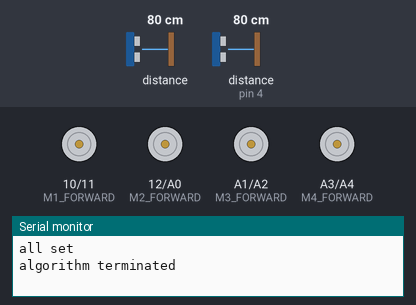
Recording of a sketch running on a simulated Arduino Uno, built with avr-gcc and run on an emulated ATmega328P. Shown: motor-driver pin pairs drawn as motors (green arrow = first pin HIGH = forward, orange = second pin HIGH = backward, longer = more drive), the last lines printed to the serial monitor. The inputs (shaded band) are chosen by the test bench; at power-on: distance to the obstacle 80 cm, distance to the obstacle (sensor on pin 4) 80 cm. The echo pulse lasts 58.3 µs per cm.

Above: at 4.8 s.
4.9 s: distance to the obstacle (sensor 0) set to 2 cm
At 8.7 s:
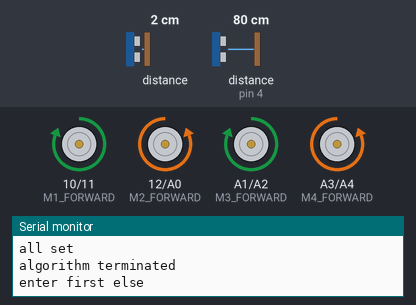
At 16.5 s:
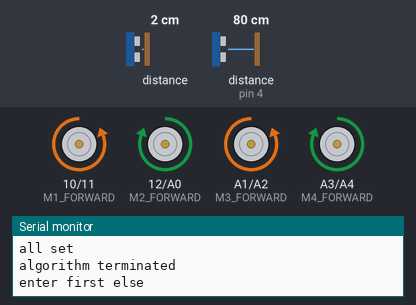
20.2 s: distance to the obstacle (sensor on pin 4) set to 4 cm
27.3 s: distance to the obstacle (sensor on pin 4) set to 2 cm
At 31.7 s:
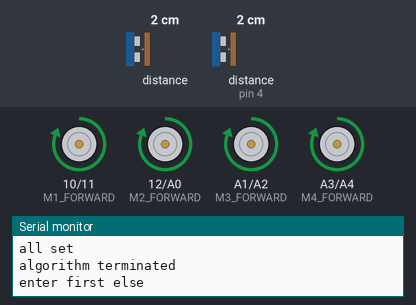
Timing chart, 0 to 37.3 s (numbered marks = the images above; inputs shaded):
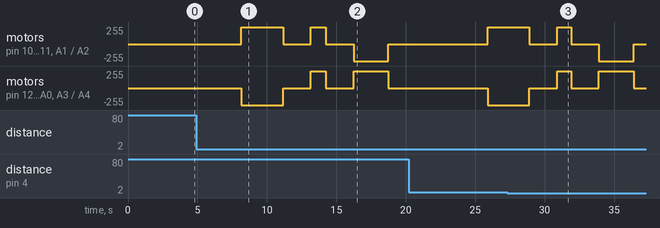

The sketch:

centro_007.ino
```cpp
#include <NewPing.h>

//PIN CONFIGURATION FOR ULTRASONIC SENSOR
#define X_TRIGGER_PIN  2
#define X_ECHO_PIN     4

#define Y_TRIGGER_PIN  7
#define Y_ECHO_PIN     8

#define XD_TRIGGER_PIN  13
#define XD_ECHO_PIN     0

#define YD_TRIGGER_PIN  1
#define YD_ECHO_PIN     A5

//MOTOR DRIVER PIN CONFIGURATION
#define M1_FORWARD 10
#define M1_BACKWARD 11

#define M2_FORWARD 12
#define M2_BACKWARD A0

#define M3_FORWARD  A1
#define M3_BACKWARD A2

#define M4_FORWARD A3
#define M4_BACKWARD A4

//MAXIMUM DISTANCE FOR ULTARSONIC SENSOR
#define MAX_DISTANCE 4000

//PARAMETERS
float X_PING_DISTACE;
float Y_PING_DISTACE;
float XD_PING_DISTACE;
float YD_PING_DISTACE;

int W0 = 1000;
int W = 0;
int DW = 0;

//INTERNAL PARAMETERS
int X_OFFSET = 12;
int Y_OFFSET = 20;

//ultrasnoic oject creation
NewPing sonar_X(X_TRIGGER_PIN, X_ECHO_PIN, MAX_DISTANCE);
NewPing sonar_Y(Y_TRIGGER_PIN, Y_ECHO_PIN, MAX_DISTANCE);
NewPing sonar_XD(XD_TRIGGER_PIN, XD_ECHO_PIN, MAX_DISTANCE);
NewPing sonar_YD(YD_TRIGGER_PIN, YD_ECHO_PIN, MAX_DISTANCE);


void setup() {
  Serial.begin(115200);
  //MOTOR DRIVER PIN CONFIGURATION
  pinMode(M1_FORWARD,OUTPUT);
  pinMode(M1_BACKWARD,OUTPUT);

  pinMode(M2_FORWARD,OUTPUT);
  pinMode(M2_BACKWARD,OUTPUT);

  pinMode(M3_FORWARD,OUTPUT);
  pinMode(M3_BACKWARD,OUTPUT);

  pinMode(M4_FORWARD,OUTPUT);
  pinMode(M4_BACKWARD,OUTPUT);

  //MOTOR DRIVER INITIAL CONDITION
  digitalWrite(M1_FORWARD,LOW);
  digitalWrite(M1_BACKWARD,LOW);

  digitalWrite(M2_FORWARD,LOW);
  digitalWrite(M2_BACKWARD,LOW);

  digitalWrite(M3_FORWARD,LOW);
  digitalWrite(M3_BACKWARD,LOW);

  digitalWrite(M4_FORWARD,LOW);
  digitalWrite(M4_BACKWARD,LOW);

  Serial.println("all set");

}

void loop() {

  //step_1_calulate_all_distance
  delay(1000);
  X_PING_DISTACE = sonar_X.ping_cm();
  delay(1000);
  XD_PING_DISTACE = sonar_XD.ping_cm();
  delay(1000);

  //step_2_check__X_Y_XD_YD
  if (X_PING_DISTACE == XD_PING_DISTACE){

    Serial.println("algorithm terminated");

  } else {
    //centroid algorthm part
    //setting X COORDINATE
    Serial.println("enter first else");

    if(XD_PING_DISTACE > X_PING_DISTACE){
      Serial.println("enter condition if");
      while(!(XD_PING_DISTACE <= X_PING_DISTACE) ){
        Serial.println("enter loop");

        //stop engin
        digitalWrite(M1_FORWARD,LOW);
        digitalWrite(M1_BACKWARD,LOW);

        digitalWrite(M2_FORWARD,LOW);
        digitalWrite(M2_BACKWARD,LOW);

        digitalWrite(M3_FORWARD,LOW);
        digitalWrite(M3_BACKWARD,LOW);

        digitalWrite(M4_FORWARD,LOW);
        digitalWrite(M4_BACKWARD,LOW);
        delay(2000);

        //calculate_weigth
        int Temp_w = 0;
        Temp_w = (X_PING_DISTACE - XD_PING_DISTACE);
        delay(50);
        W =abs(Temp_w);
        delay(50);
        DW = (W0 + W );

        delay(50);
         //STEP_1(rotate_right_90)
        digitalWrite(M1_FORWARD,LOW);
        digitalWrite(M1_BACKWARD,HIGH);

        digitalWrite(M2_FORWARD,HIGH);
        digitalWrite(M2_BACKWARD,LOW);

        digitalWrite(M3_FORWARD,LOW);
        digitalWrite(M3_BACKWARD,HIGH);

        digitalWrite(M4_FORWARD,HIGH);
        digitalWrite(M4_BACKWARD,LOW);
        delay(2500);

        //stop engin
        digitalWrite(M1_FORWARD,LOW);
        digitalWrite(M1_BACKWARD,LOW);

        digitalWrite(M2_FORWARD,LOW);
        digitalWrite(M2_BACKWARD,LOW);

        digitalWrite(M3_FORWARD,LOW);
        digitalWrite(M3_BACKWARD,LOW);

        digitalWrite(M4_FORWARD,LOW);
        digitalWrite(M4_BACKWARD,LOW);
        delay(2000);

        //STEP_2(FORWARD)
        digitalWrite(M1_FORWARD,HIGH);
        digitalWrite(M1_BACKWARD,LOW);

        digitalWrite(M2_FORWARD,HIGH);
        digitalWrite(M2_BACKWARD,LOW);

        digitalWrite(M3_FORWARD,HIGH);
        digitalWrite(M3_BACKWARD,LOW);

        digitalWrite(M4_FORWARD,HIGH);
        digitalWrite(M4_BACKWARD,LOW);
        delay(DW);

        //stop engin
        digitalWrite(M1_FORWARD,LOW);
        digitalWrite(M1_BACKWARD,LOW);

        digitalWrite(M2_FORWARD,LOW);
        digitalWrite(M2_BACKWARD,LOW);

        digitalWrite(M3_FORWARD,LOW);
        digitalWrite(M3_BACKWARD,LOW);

        digitalWrite(M4_FORWARD,LOW);
        digitalWrite(M4_BACKWARD,LOW);
        delay(2000);

        //step 3(ROTATE_LEFT_90_DEGREE)
        digitalWrite(M1_FORWARD,HIGH);
        digitalWrite(M1_BACKWARD,LOW);

        digitalWrite(M2_FORWARD,LOW);
        digitalWrite(M2_BACKWARD,HIGH);

        digitalWrite(M3_FORWARD,HIGH);
        digitalWrite(M3_BACKWARD,LOW);

        digitalWrite(M4_FORWARD,LOW);
        digitalWrite(M4_BACKWARD,HIGH);
        delay(3000);

        //stop engin
        digitalWrite(M1_FORWARD,LOW);
        digitalWrite(M1_BACKWARD,LOW);

        digitalWrite(M2_FORWARD,LOW);
        digitalWrite(M2_BACKWARD,LOW);

        digitalWrite(M3_FORWARD,LOW);
        digitalWrite(M3_BACKWARD,LOW);

        digitalWrite(M4_FORWARD,LOW);
        digitalWrite(M4_BACKWARD,LOW);
        delay(2000);
        //step_3
        delay(1000);
        X_PING_DISTACE = sonar_X.ping_cm();
        delay(1000);
        XD_PING_DISTACE = sonar_XD.ping_cm();
        delay(1000);
      }

    }else {
            //FOR OPPOSIT DIRECTION
         while(!(XD_PING_DISTACE >= X_PING_DISTACE)){

          //stop engin
          digitalWrite(M1_FORWARD,LOW);
          digitalWrite(M1_BACKWARD,LOW);

          digitalWrite(M2_FORWARD,LOW);
          digitalWrite(M2_BACKWARD,LOW);

          digitalWrite(M3_FORWARD,LOW);
          digitalWrite(M3_BACKWARD,LOW);

          digitalWrite(M4_FORWARD,LOW);
          digitalWrite(M4_BACKWARD,LOW);
          delay(2000);

          //calculate_weigth
          int Temp_w = 0;
        Temp_w = (X_PING_DISTACE - XD_PING_DISTACE);
          delay(50);
          W =abs(Temp_w);
          delay(50);
          DW = (W0 + W );

          delay(50);
         //STEP_1(ROTATE_LEFT_90_DEGREE)
        digitalWrite(M1_FORWARD,HIGH);
        digitalWrite(M1_BACKWARD,LOW);

        digitalWrite(M2_FORWARD,LOW);
        digitalWrite(M2_BACKWARD,HIGH);

        digitalWrite(M3_FORWARD,HIGH);
        digitalWrite(M3_BACKWARD,LOW);

        digitalWrite(M4_FORWARD,LOW);
        digitalWrite(M4_BACKWARD,HIGH);
        delay(3000);

        //stop engin
        digitalWrite(M1_FORWARD,LOW);
        digitalWrite(M1_BACKWARD,LOW);

        digitalWrite(M2_FORWARD,LOW);
        digitalWrite(M2_BACKWARD,LOW);

        digitalWrite(M3_FORWARD,LOW);
        digitalWrite(M3_BACKWARD,LOW);

        digitalWrite(M4_FORWARD,LOW);
        digitalWrite(M4_BACKWARD,LOW);
        delay(2000);

        //STEP_2
        digitalWrite(M1_FORWARD,HIGH);
        digitalWrite(M1_BACKWARD,LOW);

        digitalWrite(M2_FORWARD,HIGH);
        digitalWrite(M2_BACKWARD,LOW);

        digitalWrite(M3_FORWARD,HIGH);
        digitalWrite(M3_BACKWARD,LOW);

        digitalWrite(M4_FORWARD,HIGH);
        digitalWrite(M4_BACKWARD,LOW);
        delay(DW);

        //stop engin
        digitalWrite(M1_FORWARD,LOW);
        digitalWrite(M1_BACKWARD,LOW);

        digitalWrite(M2_FORWARD,LOW);
        digitalWrite(M2_BACKWARD,LOW);

        digitalWrite(M3_FORWARD,LOW);
        digitalWrite(M3_BACKWARD,LOW);

        digitalWrite(M4_FORWARD,LOW);
        digitalWrite(M4_BACKWARD,LOW);
        delay(2000);

        //step 3(ROTATE RIGHT_90 DEGREE)
        digitalWrite(M1_FORWARD,LOW);
        digitalWrite(M1_BACKWARD,HIGH);

        digitalWrite(M2_FORWARD,HIGH);
        digitalWrite(M2_BACKWARD,LOW);

        digitalWrite(M3_FORWARD,LOW);
        digitalWrite(M3_BACKWARD,HIGH);

        digitalWrite(M4_FORWARD,HIGH);
        digitalWrite(M4_BACKWARD,LOW);
        delay(2500);

        //stop engin
        digitalWrite(M1_FORWARD,LOW);
        digitalWrite(M1_BACKWARD,LOW);

        digitalWrite(M2_FORWARD,LOW);
        digitalWrite(M2_BACKWARD,LOW);

        digitalWrite(M3_FORWARD,LOW);
        digitalWrite(M3_BACKWARD,LOW);

        digitalWrite(M4_FORWARD,LOW);
        digitalWrite(M4_BACKWARD,LOW);
        delay(2000);

        //step_3
        delay(1000);
        X_PING_DISTACE = sonar_X.ping_cm();
        delay(1000);
        XD_PING_DISTACE = sonar_XD.ping_cm();
        delay(1000);
    }
  }
 }
 //stop engin
        digitalWrite(M1_FORWARD,LOW);
        digitalWrite(M1_BACKWARD,LOW);

        digitalWrite(M2_FORWARD,LOW);
        digitalWrite(M2_BACKWARD,LOW);

        digitalWrite(M3_FORWARD,LOW);
        digitalWrite(M3_BACKWARD,LOW);

        digitalWrite(M4_FORWARD,LOW);
        digitalWrite(M4_BACKWARD,LOW);
}
```

Measured:
- the behaviour switches between 3 and 2 cm on distance to the obstacle (sensor on pin 4) (found by bisection; images 2 and 3)
